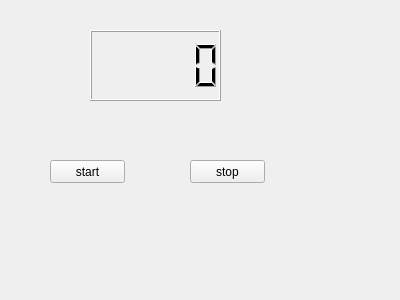
<?xml version="1.0" encoding="UTF-8"?>
<ui version="4.0">
 <class>MyWidget</class>
 <widget class="QWidget" name="MyWidget">
  <property name="geometry">
   <rect>
    <x>0</x>
    <y>0</y>
    <width>400</width>
    <height>300</height>
   </rect>
  </property>
  <property name="windowTitle">
   <string>MyWidget</string>
  </property>
  <widget class="QLCDNumber" name="lcdNumber">
   <property name="geometry">
    <rect>
     <x>90</x>
     <y>30</y>
     <width>131</width>
     <height>71</height>
    </rect>
   </property>
  </widget>
  <widget class="QPushButton" name="buttonStart">
   <property name="geometry">
    <rect>
     <x>50</x>
     <y>160</y>
     <width>75</width>
     <height>23</height>
    </rect>
   </property>
   <property name="text">
    <string>start</string>
   </property>
  </widget>
  <widget class="QPushButton" name="buttonStop">
   <property name="geometry">
    <rect>
     <x>190</x>
     <y>160</y>
     <width>75</width>
     <height>23</height>
    </rect>
   </property>
   <property name="text">
    <string>stop</string>
   </property>
  </widget>
 </widget>
 <layoutdefault spacing="6" margin="11"/>
 <resources/>
 <connections/>
</ui>
